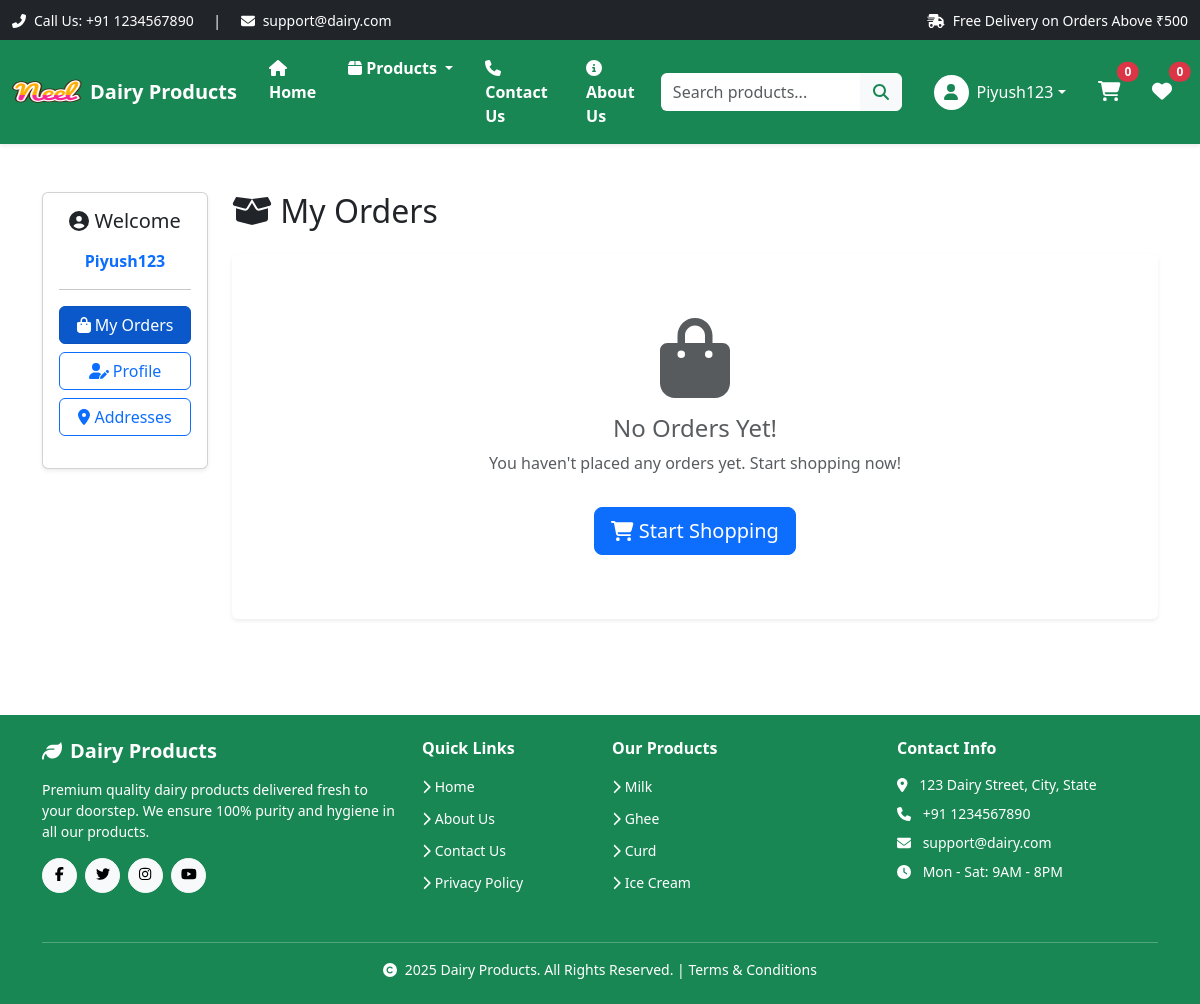
/orders/ (signed in), run on an earlier commit of the app's database.
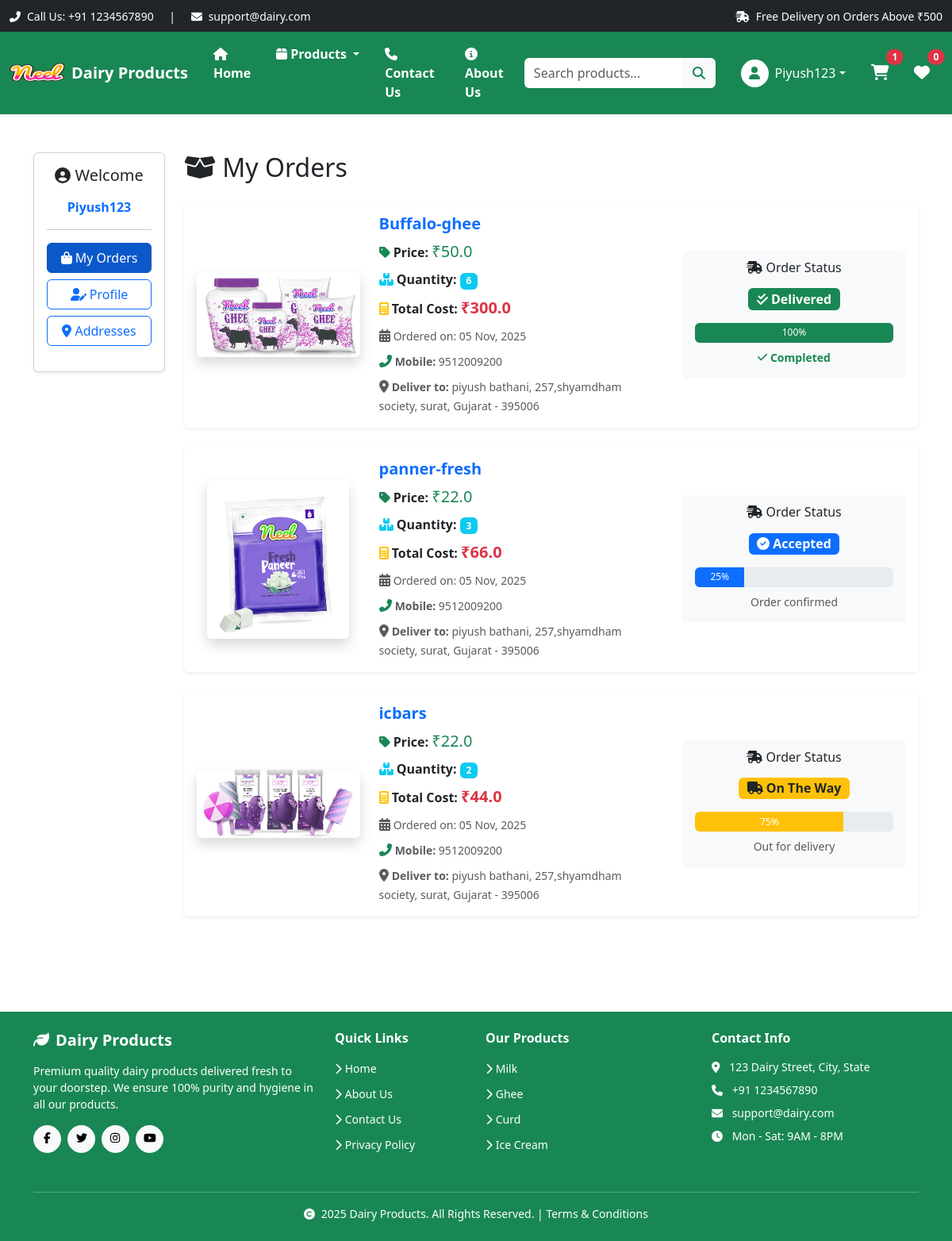
And on a later commit of the database.
### app/models.py (models this page shows, shortened)
class OrderPlaced(models.Model):
    user = models.ForeignKey(User, on_delete=models.CASCADE)
    customer = models.ForeignKey(Customer, on_delete=models.CASCADE)
    product = models.ForeignKey(Product, on_delete=models.CASCADE)
    quantity = models.PositiveIntegerField(default=1)
    ordered_date = models.DateTimeField(auto_now_add=True)
    status = models.CharField(max_length=50, choices=STATUS_CHOICES, default='Pending')
    payment = models.ForeignKey(Payment, on_delete=models.CASCADE, default="")
    @property
    def total_cost(self):
        return self.quantity * self.product.discounted_price

class Product(models.Model):
    title = models.CharField(max_length=100)
    selling_price = models.FloatField()
    discounted_price = models.FloatField()
    description = models.TextField()
    composition = models.TextField(default='')
    prodapp = models.TextField(default='')
    category = models.CharField(choices=CATEGORY_CHOICES, max_length=2)
    product_image = models.ImageField(upload_to='product')

class Customer(models.Model):
    user = models.ForeignKey(User, on_delete=models.CASCADE)
    name = models.CharField(max_length=200)
    locality = models.CharField(max_length=200)
    city = models.CharField(max_length=50)
    mobile = models.CharField(max_length=10)
    zipcode = models.CharField(max_length=10)
    state = models.CharField(choices=STATE_CHOICES, max_length=50)

### app/views.py (the view)
# urls.py: path('orders/', views.orders, name='orders'),
def orders(request):
    if not request.user.is_authenticated:
        messages.warning(request, 'Please log in to view your orders.')
        return redirect('customer-login')
    op = OrderPlaced.objects.filter(user=request.user)
    return render(request, 'app/orders.html', locals())

### app/templates/app/orders.html (shortened to what the changed rows need)
{% extends 'app/layout.html' %}
{% load static %}
{% block content %}
<div class="container my-5">
    <div class="row">
        <div class="col-lg-2 col-md-3 mb-4">
            <div class="card shadow-sm">
                <div class="card-body">
                    <h5 class="card-title text-center mb-3">
                        <i class="fas fa-user-circle"></i> Welcome
                    </h5>
                    <p class="text-center text-capitalize fw-bold text-primary">{{request.user}}</p>
                    <hr>
                    <ul class="list-unstyled">
                        <li class="d-grid mb-2">
                        </li>
                        <li class="d-grid mb-2">
                        </li>
                        <li class="d-grid">
                        </li>
                    </ul>
                </div>
            </div>
        </div>
        <div class="col-lg-10 col-md-9">
            <h2 class="mb-4">
                <i class="fas fa-box-open"></i> My Orders
            </h2>
            {% if op %}
                {% for order in op %}
                <div class="card shadow-sm mb-4 border-0">
                    <div class="card-body">
                        <div class="row align-items-center">
                            <div class="col-lg-3 col-md-4 text-center mb-3 mb-md-0">
                                <img src="{{order.product.product_image.url}}"
                                     class="img-fluid rounded shadow"
                                     alt="{{order.product.title}}"
                                     style="max-height: 200px; object-fit: cover;">
                            </div>
                            <div class="col-lg-5 col-md-4 mb-3 mb-md-0">
                                <h5 class="card-title text-primary fw-bold">{{order.product.title}}</h5>
                                <p class="mb-2">
                                    <i class="fas fa-tag text-success"></i>
                                    <strong>Price:</strong>
                                    <span class="text-success fs-5">₹{{order.product.discounted_price}}</span>
                                </p>
                                <p class="mb-2">
                                    <i class="fas fa-boxes text-info"></i>
                                    <strong>Quantity:</strong>
                                    <span class="badge bg-info">{{order.quantity}}</span>
                                </p>
                                <p class="mb-2">
                                    <i class="fas fa-calculator text-warning"></i>
                                    <strong>Total Cost:</strong>
                                    <span class="text-danger fw-bold fs-5">₹{{order.total_cost}}</span>
                                </p>
                                <p class="mb-2 text-muted">
                                    <i class="fas fa-calendar-alt"></i>
                                    <small>Ordered on: {{order.ordered_date|date:"d M, Y"}}</small>
                                </p>
                                <p class="mb-2 text-muted">
                                    <i class="fas fa-phone-alt text-success"></i>
                                    <small><strong>Mobile:</strong> {{order.customer.mobile}}</small>
                                </p>
                                <p class="mb-0 text-muted">
                                    <i class="fas fa-map-marker-alt"></i>
                                    <small><strong>Deliver to:</strong> {{order.customer.name}}, {{order.customer.locality}}, {{order.customer.city}}, {{order.customer.state}} - {{order.customer.zipcode}}</small>
                                </p>
                            </div>
                            <div class="col-lg-4 col-md-4">
                                <div class="card bg-light border-0">
                                    <div class="card-body">
                                        <h6 class="card-subtitle mb-3 text-center">
                                            <i class="fas fa-shipping-fast"></i> Order Status
                                        </h6>
                                        <p class="text-center mb-3">
                                            {% if order.status == 'Pending' %}
                                                <span class="badge bg-secondary fs-6">
                                                    <i class="fas fa-clock"></i> Pending
                                                </span>
                                            {% elif order.status == 'Accepted' %}
                                                <span class="badge bg-primary fs-6">
                                                    <i class="fas fa-check-circle"></i> Accepted
                                                </span>
                                            {% elif order.status == 'Packed' %}
                                                <span class="badge bg-info fs-6">
                                                    <i class="fas fa-box"></i> Packed
                                                </span>
                                            {% elif order.status == 'On The Way' %}
                                                <span class="badge bg-warning text-dark fs-6">
                                                    <i class="fas fa-truck"></i> On The Way
                                                </span>
                                            {% elif order.status == 'Delivered' %}
                                                <span class="badge bg-success fs-6">
                                                    <i class="fas fa-check-double"></i> Delivered
                                                </span>
                                            {% elif order.status == 'Cancelled' %}
                                                <span class="badge bg-danger fs-6">
                                                    <i class="fas fa-times-circle"></i> Cancelled
                                                </span>
                                            {% endif %}
                                        </p>
                                        {% if order.status == 'Pending' %}
                                            <div class="progress" style="height: 25px;">
                                                <div class="progress-bar bg-secondary" role="progressbar"
                                                     style="width: 10%" aria-valuenow="10" aria-valuemin="0" aria-valuemax="100">
                                                    10%
                                                </div>
                                            </div>
                                            <small class="text-muted d-block text-center mt-2">Order placed</small>
                                        {% elif order.status == 'Accepted' %}
                                            <div class="progress" style="height: 25px;">
                                                <div class="progress-bar" role="progressbar"
                                                     style="width: 25%" aria-valuenow="25" aria-valuemin="0" aria-valuemax="100">
                                                    25%
                                                </div>
                                            </div>
                                            <small class="text-muted d-block text-center mt-2">Order confirmed</small>
                                        {% elif order.status == 'On The Way' %}
                                            <div class="progress" style="height: 25px;">
                                                <div class="progress-bar bg-warning" role="progressbar"
                                                     style="width: 75%" aria-valuenow="75" aria-valuemin="0" aria-valuemax="100">
                                                    75%
                                                </div>
                                            </div>
                                            <small class="text-muted d-block text-center mt-2">Out for delivery</small>
                                        {% elif order.status == 'Delivered' %}
                                            <div class="progress" style="height: 25px;">
                                                <div class="progress-bar bg-success" role="progressbar"
                                                     style="width: 100%" aria-valuenow="100" aria-valuemin="0" aria-valuemax="100">
                                                    100%
                                                </div>
                                            </div>
                                            <small class="text-success d-block text-center mt-2 fw-bold">
                                                <i class="fas fa-check"></i> Completed
                                            </small>
                                        {% endif %}
                                    </div>
                                </div>
                            </div>
                        </div>
                    </div>
                </div>
                {% endfor %}
            {% else %}
                <div class="card shadow-sm border-0 text-center py-5">
                    <div class="card-body">
                        <i class="fas fa-shopping-bag fa-5x text-muted mb-3"></i>
                        <h4 class="text-muted">No Orders Yet!</h4>
                        <p class="text-muted">You haven't placed any orders yet. Start shopping now!</p>
                        <a href="{% url 'home' %}" class="btn btn-primary btn-lg mt-3">
                            <i class="fas fa-shopping-cart"></i> Start Shopping
                        </a>
                    </div>
                </div>
            {% endif %}
        </div>
    </div>
</div>
{% endblock content %}

### app/templates/app/layout.html (shortened to what the changed rows need)
{% load static %} {% load django_browser_reload %}
<!DOCTYPE html>
<html lang="en">
  <head>
    <link
      href="https://cdn.jsdelivr.net/npm/bootstrap@5.3.8/dist/css/bootstrap.min.css"
      rel="stylesheet"
    />
    <link
      href="https://cdnjs.cloudflare.com/ajax/libs/font-awesome/6.4.0/css/all.min.css"
      rel="stylesheet"
    />
    <link rel="stylesheet" href="{% static 'app/css/owl.carousel.min.css' %}" />
    <link rel="stylesheet" href="{% static 'app/css/all.min.css' %}" />
    <link rel="stylesheet" href="{% static 'app/css/password-field.css' %}" />
    <link rel="stylesheet" href="{% static 'app/css/style.css' %}" />
  </head>
  <body class="d-flex flex-column min-vh-100">
    <nav class="navbar navbar-expand-lg navbar-dark bg-success shadow-sm sticky-top">
      <div class="container-fluid">
        <div class="collapse navbar-collapse" id="navbarSupportedContent">
          <ul class="navbar-nav mb-2 mb-lg-0 align-items-lg-center">
  {% if request.user.is_authenticated %}
    <li class="nav-item dropdown mx-2">
      <a
        class="nav-link dropdown-toggle text-white d-flex align-items-center"
        href="#"
        id="profileDropdown"
        role="button"
        data-bs-toggle="dropdown"
        aria-expanded="false"
      >
        <div class="bg-white text-success rounded-circle d-flex align-items-center justify-content-center me-2"
             style="width: 35px; height: 35px;">
          <i class="fas fa-user"></i>
        </div>
        <span class="d-none d-lg-inline">{{request.user.username|title}}</span>
      </a>
    </li>
    <li class="nav-item mx-2">
      <a href="{% url 'show-cart' %}" class="nav-link text-white position-relative">
        <i class="fas fa-shopping-cart fs-5"></i>
        {% if request.user.is_authenticated %}
          <span class="position-absolute top-0 start-100 translate-middle badge rounded-pill bg-danger">
            {{ request.user.cart_set.count|default:"0" }}
          </span>
        {% endif %}
      </a>
    </li>
    <li class="nav-item mx-2">
      <a href="#" class="nav-link text-white position-relative">
        <i class="fas fa-heart fs-5"></i>
        {% if request.user.is_authenticated %}
          <span class="position-absolute top-0 start-100 translate-middle badge rounded-pill bg-danger">
            0
          </span>
        {% endif %}
      </a>
    </li>
  {% endif %}
</ul>
        </div>
      </div>
    </nav>
    <main class="flex-grow-1">
      {% block content %} {% endblock %}
    </main>
  </body>
</html>

What changed in the data, as far as the page shows it:
added OrderPlaced: product.product_image (picture), product "Buffalo-ghee", product.discounted_price "50.0", quantity "6", total_cost "300.0", ordered_date "05 Nov, 2025", customer.mobile "9512009200", customer.name "piyush bathani", customer.locality "257,shyamdham society", customer.city "surat", customer.state "Gujarat", customer.zipcode "395006", status "Delivered" (drawn)
added OrderPlaced: product.product_image (picture), product "panner-fresh", product.discounted_price "22.0", quantity "3", total_cost "66.0", ordered_date "05 Nov, 2025", customer.mobile "9512009200", customer.name "piyush bathani", customer.locality "257,shyamdham society", customer.city "surat", customer.state "Gujarat", customer.zipcode "395006", status "Accepted" (drawn)
added OrderPlaced: product.product_image (picture), product "icbars", product.discounted_price "22.0", quantity "2", total_cost "44.0", ordered_date "05 Nov, 2025", customer.mobile "9512009200", customer.name "piyush bathani", customer.locality "257,shyamdham society", customer.city "surat", customer.state "Gujarat", customer.zipcode "395006", status "On The Way" (drawn)
Also different on the page:
{{ request.user.cart_set.count|default:"0" }}: "0" → "1"
text no longer shown: "No Orders Yet! You haven't placed any orders yet. Start shopping now! Start Shopping"
